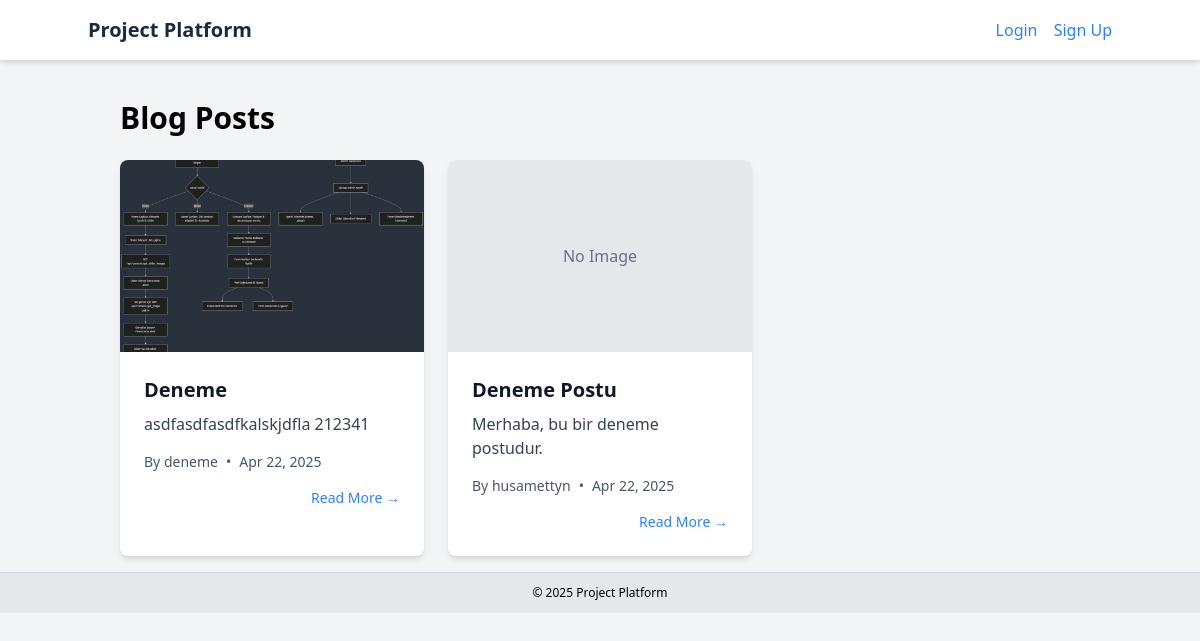
/posts/, run on the app's committed database.
### posts/models.py (models this page shows, shortened)
class Post(models.Model):
    title = models.CharField(max_length=200)
    content = models.TextField()
    author = models.ForeignKey(settings.AUTH_USER_MODEL, on_delete=models.CASCADE, related_name='posts')
    created_at = models.DateTimeField(auto_now_add=True)
    updated_at = models.DateTimeField(auto_now=True)
    image = models.ImageField(upload_to='post_images/', blank=True, null=True)
    class Meta:
        ordering = ['-created_at'] # Order posts by creation date by default

### users/models.py (models this page shows, shortened)
class CustomUser(AbstractUser):
    is_admin = models.BooleanField(default=False)

### posts/views.py (the view)
# urls.py: path('', PostListView.as_view(), name='post_list'), # List posts at the app root
class PostListView(ListView):
    model = Post
    template_name = 'posts/post_list.html' # Template to be created later
    context_object_name = 'posts'

### templates/posts/post_list.html (shortened to what this page needs)
{% extends 'base.html' %}
{% block content %}
<div class="container mx-auto px-4">
    <div class="flex justify-between items-center mb-6">
        <h1 class="text-3xl font-bold">Blog Posts</h1>
    </div>
    <div class="grid grid-cols-1 md:grid-cols-2 lg:grid-cols-3 gap-6">
        {% for post in posts %}
            <div class="bg-white rounded-lg shadow-md overflow-hidden">
                {% if post.image %}
                    <img src="{{ post.image.url }}" alt="{{ post.title }}" class="w-full h-48 object-cover">
                {% else %}
                     <div class="w-full h-48 bg-gray-200 flex items-center justify-center">
                        <span class="text-gray-500">No Image</span>
                    </div>
                {% endif %}
                <div class="p-6">
                    <h2 class="font-bold text-xl mb-2">
                        <a href="{% url 'post_detail' post.pk %}" class="text-gray-900 hover:text-blue-600">{{ post.title }}</a>
                    </h2>
                    <p class="text-gray-700 text-base mb-4">
                        {{ post.content|truncatewords:30 }}
                    </p>
                    <div class="flex items-center text-sm text-gray-600">
                        <span>By {{ post.author.username }}</span>
                        <span class="mx-2">&bull;</span>
                        <span>{{ post.created_at|date:"M d, Y" }}</span>
                    </div>
                     <div class="mt-4 flex justify-end">
                         <a href="{% url 'post_detail' post.pk %}" class="text-blue-500 hover:text-blue-700 text-sm font-medium">Read More &rarr;</a>
                     </div>
                </div>
            </div>
        {% empty %}
            <p class="text-gray-700 col-span-full">No posts have been created yet.</p>
            {% if not user.is_authenticated %}
                 <p class="text-gray-700 col-span-full"><a href="{% url 'login' %}" class="text-blue-500 hover:text-blue-700">Login</a> to create one.</p>
            {% endif %}
        {% endfor %}
    </div>
</div>
{% endblock %}

### templates/base.html (shortened to what this page needs)
{% load static %}
<!DOCTYPE html>
<html lang="en">
<head>
    <link href="{% static 'output.css' %}" rel="stylesheet">
</head>
<body class="bg-gray-100 font-sans leading-normal tracking-normal">
    <nav class="bg-white shadow-md p-4 mb-6">
        <div class="container mx-auto flex justify-between items-center">
            <a href="/" class="text-xl font-semibold text-gray-800">Project Platform</a>
            <div>
                {% if user.is_authenticated %}
                    <span class="mr-4 text-gray-600">Welcome, {{ user.username }}!</span>
                    <a href="{% url 'post_list' %}" class="text-blue-500 hover:bg-blue-200 mr-3 bg-blue-100 px-3 py-2 rounded-xl">Posts</a>
                    <a href="{% url 'kanban_board' %}" class="text-blue-500 hover:bg-blue-200 mr-3 bg-blue-100 px-3 py-2 rounded-xl">Kanban</a>
                    <form action="{% url 'logout' %}" method="post" class="inline">
                        {% csrf_token %}
                        <button type="submit" class="text-red-500 hover:text-red-700">Logout</button>
                    </form>
                {% else %}
                    <a href="{% url 'login' %}" class="text-blue-500 hover:text-blue-700 mr-3">Login</a>
                    <a href="{% url 'signup' %}" class="text-blue-500 hover:text-blue-700">Sign Up</a>
                {% endif %}
            </div>
        </div>
    </nav>
    <main class="container mx-auto p-4 flex-grow">
        {% block content %}
        {% endblock %}
    </main>
    <footer class="bg-gray-200 text-center text-xs p-3 border-t border-gray-300">
        &copy; {% now "Y" %} Project Platform
    </footer>
</body>
</html>

### data on the page
Post: image (picture), title "Deneme", content "asdfasdfasdfkalskjdfla 212341", author.username "deneme", created_at "Apr 22, 2025"
Post: image "No Image", title "Deneme Postu", content "Merhaba, bu bir deneme postudur.", author.username "husamettyn", created_at "Apr 22, 2025"
